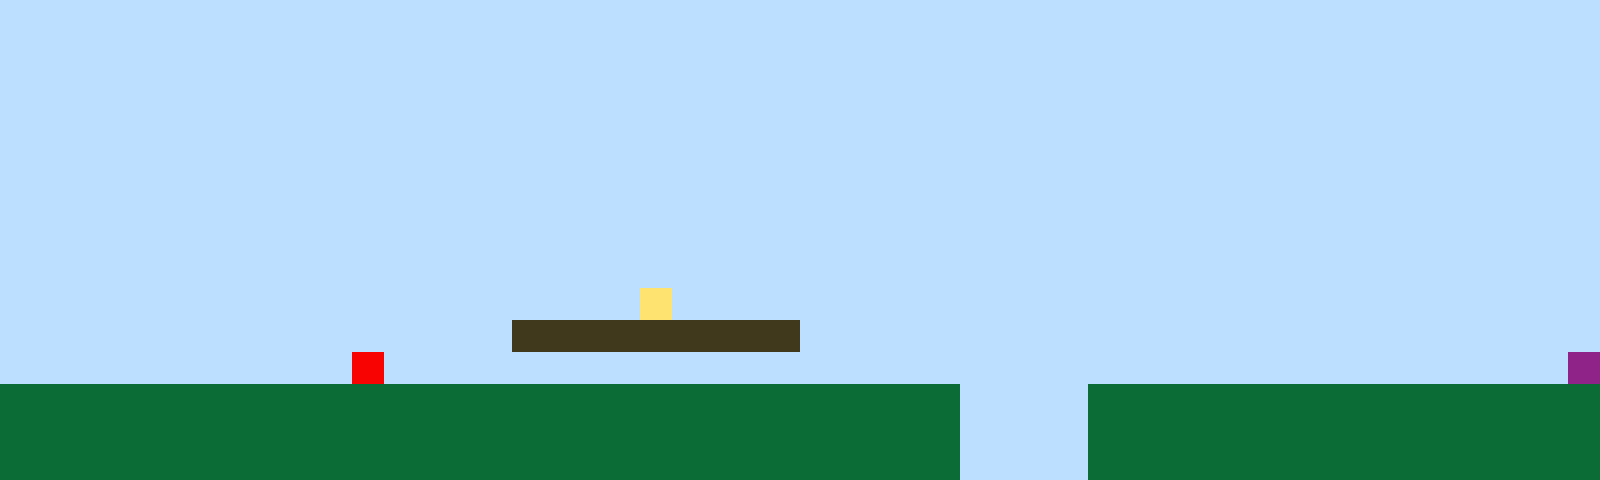

Tiled map render using the project's own tile images. Description and the whole map definition, tile-layer contents included, below:
An orthogonal 50x15 tile map with 32x32 px tiles, 1 tile layer (Tile Layer 1).

<map version="1.10" tiledversion="1.11.2" orientation="orthogonal" renderorder="right-up" width="50" height="15" tilewidth="32" tileheight="32" infinite="0" nextlayerid="2" nextobjectid="1"><editorsettings><export target="map1.csv" format="csv" /></editorsettings><tileset firstgid="1" name="sprites" tilewidth="32" tileheight="32" tilecount="6" columns="3"><image source="sprites.png" width="96" height="64" /></tileset><layer id="1" name="Tile Layer 1" width="50" height="15"><data encoding="csv">1,1,1,1,1,1,1,1,1,1,1,1,1,1,1,1,1,1,1,1,1,1,1,1,1,1,1,1,1,1,1,1,1,1,1,1,1,1,1,1,1,1,1,1,1,1,1,1,1,1,1,1,1,1,1,1,1,1,1,1,1,1,1,1,1,1,1,1,1,1,1,1,1,1,1,1,1,1,1,1,1,1,1,1,1,1,1,1,1,1,1,1,1,1,1,1,1,1,1,1,1,1,1,1,1,1,1,1,1,1,1,1,1,1,1,1,1,1,1,1,1,1,1,1,1,1,1,1,1,1,1,1,1,1,1,1,1,1,1,1,1,1,1,1,1,1,1,1,1,1,1,1,1,1,1,1,1,1,1,1,1,1,1,1,1,1,1,1,1,1,1,1,1,1,1,1,1,1,1,1,1,1,1,1,1,1,1,1,1,1,1,1,1,1,1,1,1,1,1,1,1,1,1,1,1,1,1,1,1,1,1,1,1,1,1,1,1,1,1,1,1,1,1,1,1,1,1,1,1,1,1,1,1,1,1,1,1,1,1,1,1,1,1,1,1,1,1,1,1,1,1,1,1,1,1,1,1,1,1,1,1,1,1,1,1,1,1,1,1,1,1,1,1,1,1,1,1,1,1,1,1,1,1,1,1,1,1,1,1,1,1,1,1,1,1,1,1,1,1,1,1,1,1,1,1,1,1,1,1,1,1,1,1,1,1,1,1,1,1,1,1,1,1,1,1,1,1,1,1,1,1,1,1,1,1,1,1,1,1,1,1,1,1,1,1,1,1,1,1,1,1,1,1,1,1,1,1,1,1,1,1,1,1,1,1,1,1,1,1,1,1,1,1,1,1,1,1,1,1,1,1,1,1,1,1,1,1,1,1,1,1,1,1,1,1,1,1,1,1,1,1,1,1,1,1,1,1,1,1,1,1,1,1,1,1,1,1,1,1,1,1,1,1,1,1,1,1,1,1,1,1,1,1,1,1,1,1,1,1,1,1,1,1,1,1,1,1,1,1,1,1,1,1,1,1,1,1,1,1,1,1,1,1,1,1,1,1,1,1,1,4,1,1,1,1,1,1,1,1,1,1,1,1,1,1,1,1,1,1,1,1,1,1,1,1,1,1,1,1,1,1,1,1,1,1,1,1,1,1,1,1,1,1,1,1,1,3,3,3,3,3,3,3,3,3,1,1,1,1,1,1,1,1,1,1,1,1,1,1,1,1,1,1,1,1,1,1,1,1,1,1,1,1,1,1,1,1,1,1,1,1,5,1,1,1,1,1,1,1,1,1,1,1,1,1,1,1,1,1,1,1,1,1,1,1,1,1,1,1,1,1,1,1,1,1,1,1,1,1,6,2,2,2,2,2,2,2,2,2,2,2,2,2,2,2,2,2,2,2,2,2,2,2,2,2,2,2,2,2,2,1,1,1,1,2,2,2,2,2,2,2,2,2,2,2,2,2,2,2,2,2,2,2,2,2,2,2,2,2,2,2,2,2,2,2,2,2,2,2,2,2,2,2,2,2,2,2,2,2,2,1,1,1,1,2,2,2,2,2,2,2,2,2,2,2,2,2,2,2,2,2,2,2,2,2,2,2,2,2,2,2,2,2,2,2,2,2,2,2,2,2,2,2,2,2,2,2,2,2,2,1,1,1,1,2,2,2,2,2,2,2,2,2,2,2,2,2,2,2,2</data></layer></map>
